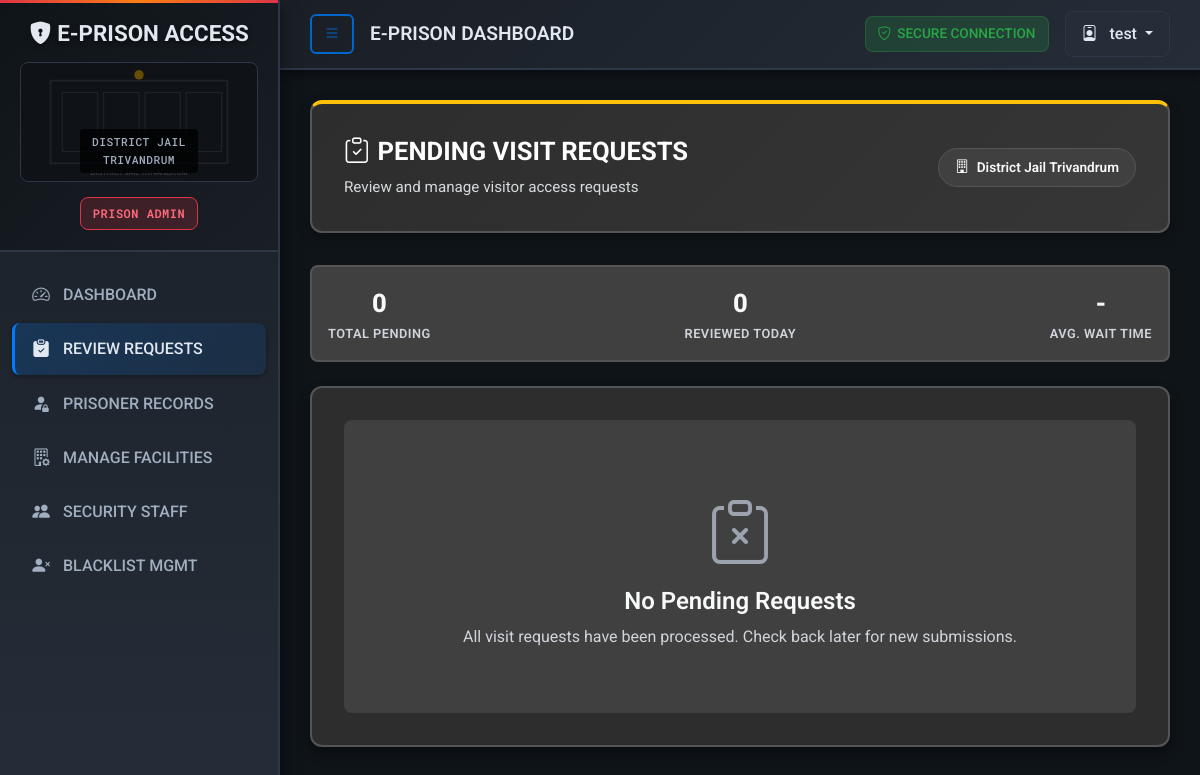
Screenshot of /visitor-management/review/ (signed in) with the database file from the repository.
### accounts/models.py (models this page shows, shortened)
class User(AbstractUser):
    ROLE_CHOICES = [
        ("family", "Family Visitor"),
        ("visitor", "Other Visitor"),
        ("security", "Gate Security"),
        ("admin", "Prison Admin"),
    ]
    role = models.CharField(max_length=20, choices=ROLE_CHOICES, default="visitor")
    profile_photo = models.ImageField(upload_to="profile_photos/", blank=True, null=True)
    is_family_member = models.BooleanField(default=False)
    jail = models.ForeignKey(Jail, on_delete=models.SET_NULL, null=True, blank=True)
    full_name = models.CharField(max_length=100, blank=True, null=True)
    address = models.TextField(blank=True, null=True)
    id_proof = models.ImageField(upload_to="id_proofs/", blank=True, null=True)  # Keep for backward compatibility
    aadhar_number = models.CharField(
        max_length=12,
        unique=True,
        blank=True,
        null=True,
        help_text="12-digit Aadhar number (only accepted ID proof)",
        verbose_name="Aadhar Card Number"
    )
    phone_number = models.CharField(
        max_length=15,
        blank=True,
        null=True,
        help_text="10-digit Indian mobile number"
    )

### prison_core/models.py (models this page shows, shortened)
class Jail(models.Model):
    name = models.CharField(max_length=200, unique=True)
    location = models.CharField(max_length=200)

### accounts/decorators.py (the view)
    def wrap(request, *args, **kwargs):
        if request.user.is_authenticated and request.user.role == 'admin':
            return function(request, *args, **kwargs)
        else:
            messages.error(request, "You do not have permission to access this page.")
            return redirect('staff_login')

### visitor_management/views.py (called while the page is built)
@login_required
@admin_required
def review_visits(request):
    if not request.user.jail:
        messages.error(request, "You must be assigned to a jail to review visits.")
        return redirect('dashboard')
    pending_visits = Visit.objects.filter(prisoner__jail=request.user.jail, status='PENDING').order_by('visit_date')
    return render(request, 'visitor_management/review_visits.html', {'visits': pending_visits})

### visitor_management/templates/visitor_management/review_visits.html (shortened to what this page needs)
{% extends "base.html" %}
{% block content %}
<div class="page-header">
    <div class="d-flex justify-content-between align-items-center flex-wrap">
        <div>
            <h2><i class="bi bi-clipboard-check me-2"></i>PENDING VISIT REQUESTS</h2>
            <p class="page-subtitle">Review and manage visitor access requests</p>
        </div>
        <div class="facility-info">
            <i class="bi bi-building me-2"></i>{{ user.jail.name|default:"No Facility Assigned" }}
        </div>
    </div>
</div>
<div class="stats-bar">
    <div class="stat-item">
        <span class="stat-number">{{ visits|length }}</span>
        <div class="stat-label">Total Pending</div>
    </div>
    <div class="stat-item">
        <span class="stat-number">0</span>
        <div class="stat-label">Reviewed Today</div>
    </div>
    <div class="stat-item">
        <span class="stat-number">-</span>
        <div class="stat-label">Avg. Wait Time</div>
    </div>
</div>
<div class="card requests-card">
    <div class="card-body">
        {% if visits %}
        <div class="table-responsive">
            <table class="table table-hover align-middle table-loading">
                <thead>
                    <tr>
                        <th><i class="bi bi-person me-2"></i>Visitor</th>
                        <th><i class="bi bi-person-lock me-2"></i>Prisoner</th>
                        <th><i class="bi bi-calendar me-2"></i>Date</th>
                        <th><i class="bi bi-clock me-2"></i>Time</th>
                        <th class="text-end"><i class="bi bi-gear me-2"></i>Action</th>
                    </tr>
                </thead>
                <tbody>
                    {% for visit in visits %}
                    <tr data-visit-id="{{ visit.id }}">
                        <td>
                            <div class="visitor-name" style="color: #000000 !important; background: #ffffff !important; font-weight: 800 !important; font-size: 1.1rem !important; padding: 0.4rem 0.8rem !important; border-radius: 6px !important; display: inline-block !important;">
                                {{ visit.visitor.full_name|default:visit.visitor.username }}
                            </div>
                            {% if visit.visitor.is_family_member %}
                                <span class="visitor-type-badge">
                                    <i class="bi bi-people-fill me-1"></i>Family Member
                                </span>
                            {% else %}
                                <span class="general-visitor-badge">
                                    <i class="bi bi-person me-1"></i>General Visitor
                                </span>
                            {% endif %}
                        </td>
                        <td>
                            <div class="prisoner-name" style="color: #000000 !important; background: #ffffff !important; font-weight: 800 !important; font-size: 1.1rem !important; padding: 0.4rem 0.8rem !important; border-radius: 6px !important; display: inline-block !important;">
                                {{ visit.prisoner.first_name }} {{ visit.prisoner.last_name }}
                            </div>
                            <div class="prisoner-id">
                                <i class="bi bi-hash me-1"></i>ID: {{ visit.prisoner.prisoner_id }}
                            </div>
                        </td>
                        <td>
                            <div class="visit-date">{{ visit.visit_date|date:"M d, Y" }}</div>
                            <div class="visit-day">{{ visit.visit_date|date:"l" }}</div>
                        </td>
                        <td>
                            <span class="time-slot">{{ visit.visit_time_slot }}</span>
                            {% if visit.visit_type == 'EMERGENCY' %}
                                <div class="emergency-badge">
                                    <i class="bi bi-exclamation-triangle me-1"></i>Emergency
                                </div>
                            {% endif %}
                        </td>
                        <td class="text-end">
                            <a href="{% url 'visit_detail_review' visit.id %}" class="btn btn-review">
                                <i class="bi bi-search"></i>Review
                            </a>
                        </td>
                    </tr>
                    {% endfor %}
                </tbody>
            </table>
        </div>
        {% else %}
        <div class="empty-state">
            <i class="bi bi-clipboard-x"></i>
            <h4>No Pending Requests</h4>
            <p>All visit requests have been processed. Check back later for new submissions.</p>
        </div>
        {% endif %}
    </div>
</div>
{% endblock %}

### accounts/templates/base.html (shortened to what this page needs)
<!DOCTYPE html>
<html lang="en">
<head>
    <link href="https://cdn.jsdelivr.net/npm/bootstrap@5.3.3/dist/css/bootstrap.min.css" rel="stylesheet">
    <link rel="stylesheet" href="https://cdn.jsdelivr.net/npm/bootstrap-icons@1.11.3/font/bootstrap-icons.min.css">
</head>
<body {% if active_alert %}class="emergency-alert-active"{% endif %}>
    <div class="wrapper">
        {% if user.is_authenticated %}
        <nav id="sidebar">
            <div class="sidebar-header">
                <h3><i class="bi bi-shield-lock-fill"></i> E-PRISON ACCESS</h3>
                <div class="prison-image"></div>
                <span class="facility-badge">{{ user.get_role_display }}</span>
            </div>
            <div class="sidebar-nav">
                <div class="nav-item">
                    <a href="{% url 'dashboard' %}" class="nav-link active">
                        <i class="bi bi-speedometer2"></i>
                        DASHBOARD
                    </a>
                </div>
                {% if user.role == 'admin' %}
                    <div class="nav-item">
                        <a href="{% url 'review_visits' %}" class="nav-link">
                            <i class="bi bi-clipboard-check-fill"></i>
                            REVIEW REQUESTS
                        </a>
                    </div>
                    <div class="nav-item">
                        <a href="{% url 'prisoner_list' %}" class="nav-link">
                            <i class="bi bi-person-fill-lock"></i>
                            PRISONER RECORDS
                        </a>
                    </div>
                    <div class="nav-item">
                        <a href="{% url 'jail_list' %}" class="nav-link">
                            <i class="bi bi-building-gear"></i>
                            MANAGE FACILITIES
                        </a>
                    </div>
                    <div class="nav-item">
                        <a href="{% url 'manage_security_staff' %}" class="nav-link">
                            <i class="bi bi-people-fill"></i>
                            SECURITY STAFF
                        </a>
                    </div>
                    <div class="nav-item">
                        <a href="{% url 'blacklist_list' %}" class="nav-link">
                            <i class="bi bi-person-x-fill"></i>
                            BLACKLIST MGMT
                        </a>
                    </div>
                {% endif %}
            </div>
        </nav>
        {% endif %}
        <div id="content">
            <nav class="top-navbar">
                <div class="d-flex justify-content-between align-items-center w-100">
                    <div class="d-flex align-items-center">
                        <button type="button" id="sidebarCollapse" class="btn btn-outline-primary d-none d-md-block me-3">
                            <i class="bi bi-list"></i>
                        </button>
                        <span class="navbar-brand mb-0">{% block page_title %}E-PRISON DASHBOARD{% endblock %}</span>
                    </div>
                    <div class="d-flex align-items-center gap-3">
                        <div class="security-indicator">
                            <i class="bi bi-shield-check"></i>
                            SECURE CONNECTION
                        </div>
                        {% if user.is_authenticated %}
                            <div class="user-dropdown">
                                <button class="btn dropdown-toggle" type="button" id="userDropdown" data-bs-toggle="dropdown" aria-expanded="false">
                                    <i class="bi bi-person-badge me-2"></i>
                                    {{ user.full_name|default:user.username }}
                                </button>
                            </div>
                        {% else %}
                            <div class="d-flex gap-2">
                                <a class="btn btn-outline-primary" href="{% url 'visitor_login' %}">VISITOR ACCESS</a>
                                <a class="btn btn-primary" href="{% url 'staff_login' %}">STAFF ACCESS</a>
                            </div>
                        {% endif %}
                    </div>
                </div>
            </nav>
            <div class="content-area">
                {% block content %}{% endblock %}
            </div>
        </div>
    </div>
</body>
</html>

### visitor_management/templates/visitor_management/review_visits.html (style rules this page uses)
:root { --bg-dark: #1a1a1a; --bg-card: #2d2d2d; --bg-input: #404040; --bg-accent: #363636; --bg-table-row: #333333; --border: #555; --text-white: #ffffff; --text-bright: #f8f9fa; --text-light: #e9ecef; --text-muted: #d1d5db; --text-gray: #9ca3af; --name-black: #000000; --primary: #0066cc; --success: #28a745; --warning: #ffc107; --danger: #dc3545; --info: #17a2b8; }
body { background: var(--bg-dark) !important; color: var(--text-white) !important; }
.page-header { background: linear-gradient(135deg, var(--bg-card) 0%, var(--bg-accent) 100%); border: 2px solid var(--border); border-radius: 12px; padding: 2rem; margin-bottom: 2rem; border-top: 4px solid var(--warning); box-shadow: 0 4px 12px rgba(0,0,0,0.3); }
.page-header h2 { color: var(--text-white) !important; font-weight: 700 !important; margin-bottom: 0.5rem !important; font-size: 1.6rem !important; }
.page-subtitle { color: var(--text-light) !important; font-size: 0.95rem !important; margin-bottom: 0 !important; opacity: 0.9; }
.facility-info { color: var(--text-bright) !important; background: var(--bg-input) !important; padding: 0.5rem 1rem !important; border-radius: 20px !important; border: 1px solid var(--border) !important; font-size: 0.85rem !important; font-weight: 600 !important; }
.requests-card { background: var(--bg-card) !important; border: 2px solid var(--border) !important; border-radius: 12px !important; box-shadow: 0 6px 12px rgba(0,0,0,0.4) !important; overflow: hidden; }
.requests-card .card-body { background: transparent !important; color: var(--text-white) !important; padding: 0 !important; }
.empty-state { text-align: center !important; padding: 4rem 2rem !important; background: var(--bg-input) !important; border-radius: 8px !important; margin: 2rem !important; }
.empty-state i { color: var(--text-gray) !important; font-size: 4rem !important; margin-bottom: 1rem !important; }
.empty-state h4 { color: var(--text-bright) !important; font-weight: 600 !important; margin-bottom: 0.5rem !important; }
.empty-state p { color: var(--text-muted) !important; margin-bottom: 0 !important; }
.stats-bar { background: var(--bg-input) !important; border: 2px solid var(--border) !important; border-radius: 8px !important; padding: 1rem !important; margin-bottom: 1.5rem !important; display: flex !important; justify-content: space-between !important; align-items: center !important; }
.stat-item { text-align: center !important; }
.stat-number { color: var(--text-bright) !important; font-size: 1.6rem !important; font-weight: 800 !important; display: block !important; }
.stat-label { color: var(--text-muted) !important; font-size: 0.8rem !important; font-weight: 600 !important; text-transform: uppercase !important; letter-spacing: 0.5px !important; }
.btn-outline-primary { background: transparent !important; border: 2px solid var(--primary) !important; color: var(--primary) !important; font-weight: 600 !important; }

### rows the page displays
User: role "PRISON ADMIN", full_name "test", jail.name "District Jail Trivandrum"

### other values shown
{{ visits|length }} "0"
